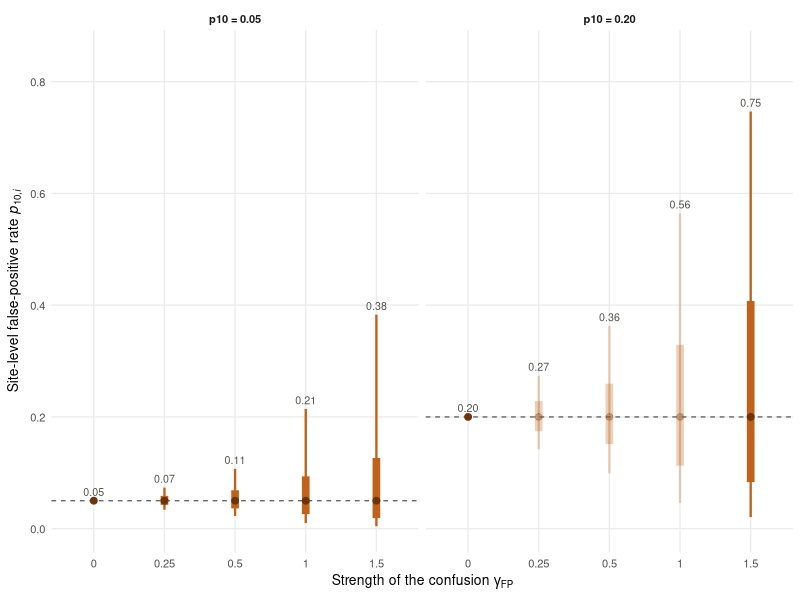
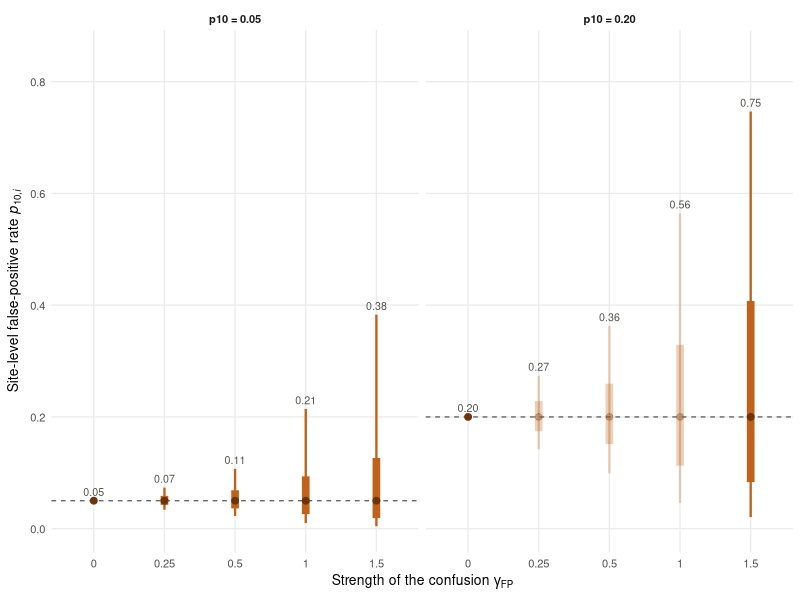
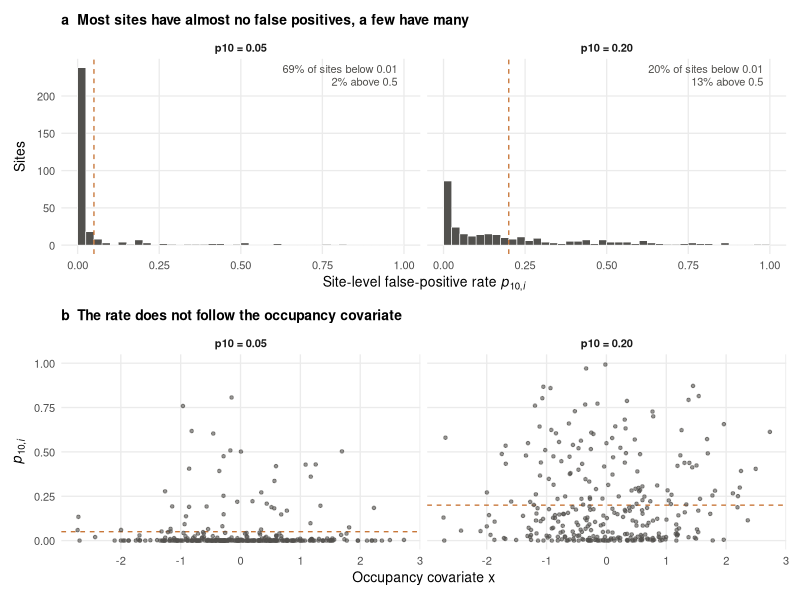
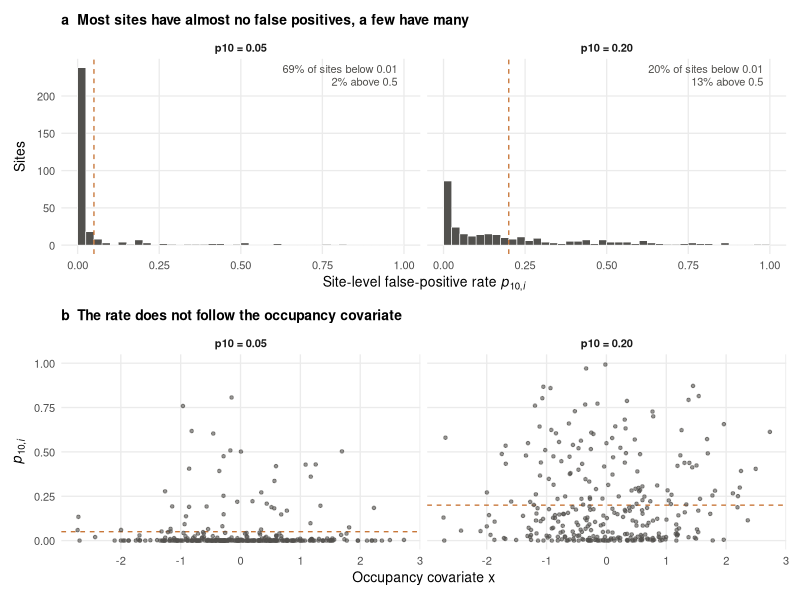
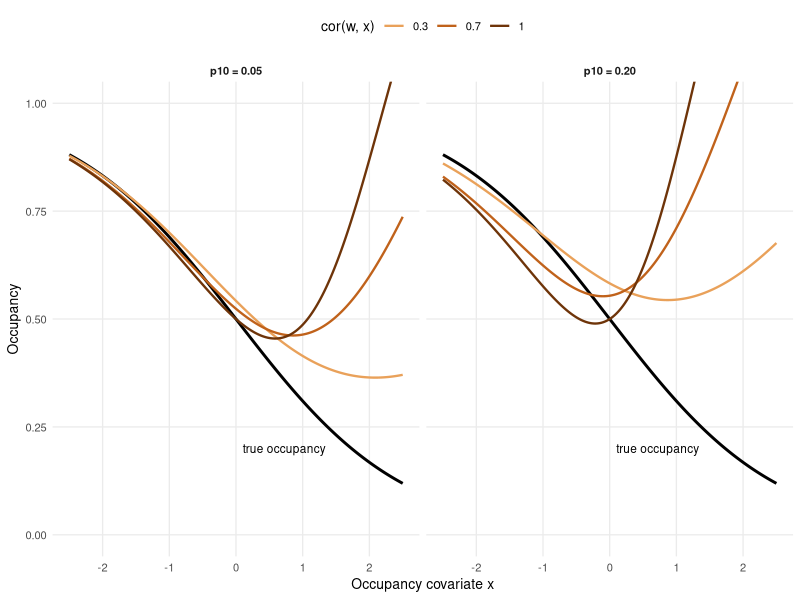
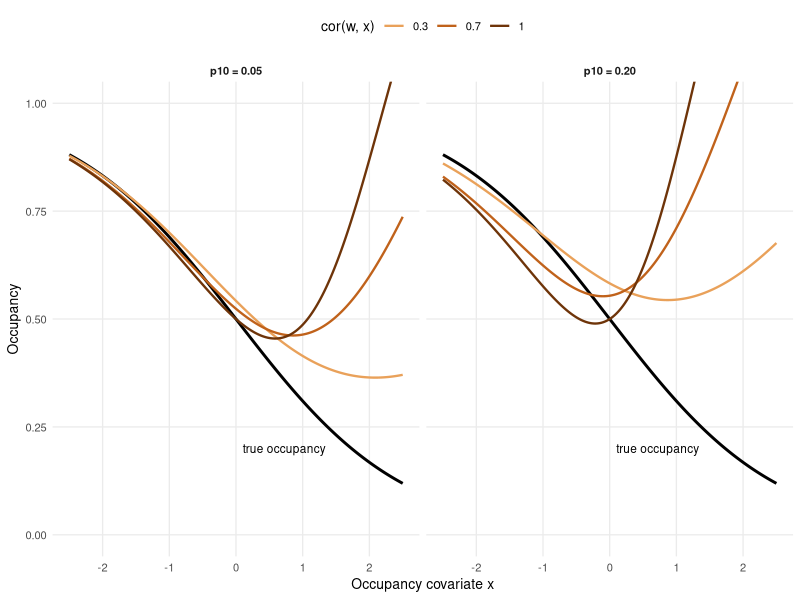

Write R code to recreate these figures, in order.
# =============================================================================
# 16_figs_sim_concepts.R
# Three conceptual figures of the simulation design for Appendix S1, Section
# S1.0, drawn from the generating equations of simulate_fp() (no fits):
#   Fig_gamma_scale     the spread of the site-level false-positive rate p10_i
#                       for each strength of the confusion gamma_FP. As w is
#                       standardized, p10_i = plogis(logit(p10) + gamma_FP * w)
#                       has the same distribution at every cor(w, x).
#   Fig_beta_scenario   scenario II: p10_i ~ Beta(p10 * 2, (1 - p10) * 2) in one
#                       landscape of 300 sites, independent of x.
#   Fig_apparent_occ    why structured confusion biases the environmental
#                       effect: the occupancy that a model with the
#                       false-positive rate held at p10 would need to reproduce
#                       the expected detection rate at each x,
#                       psi_app = psi + (1 - psi) * (E[p10_i | x] - p10) / (p11 - p10),
#                       against the true occupancy psi(x).
# Run with the COMPENDIUM ROOT as the working directory.
# =============================================================================
library(tidyverse)
library(patchwork)

theme_set(theme_minimal(base_size = 10) +
            theme(panel.grid.minor = element_blank(), legend.position = "top",
                  strip.text = element_text(face = "bold"),
                  plot.title = element_text(size = 10, face = "bold")))
ink <- "#52514e"
cor_cols <- c("0.3" = "#e9a15a", "0.7" = "#c0621b", "1" = "#6e3409")
lab_p10 <- as_labeller(\(p) sprintf("p10 = %.2f", as.numeric(p)))
save_fig <- function(p, name, height) {
  for (ext in c("png", "pdf"))
    ggsave(file.path("manuscript", "figures", paste0(name, ".", ext)), p,
           width = 7, height = height, dpi = 300, bg = "white")
}
b0 <- 0; b1 <- -0.8; p11 <- 0.6

# Strength of the confusion ------------------------------------------------------
q <- c(lo90 = 0.05, lo50 = 0.25, mid = 0.5, hi50 = 0.75, hi90 = 0.95)
g <- expand_grid(p10 = c(0.05, 0.20), gamma = c(0, 0.25, 0.5, 1, 1.5)) |>
  mutate(v = map2(p10, gamma, \(p, gm) setNames(plogis(qlogis(p) + gm * qnorm(q)), names(q)))) |>
  unnest_wider(v) |>
  mutate(grid = case_when(gamma == 0 ~ "homogeneous",
                          p10 == 0.05 | gamma == 1.5 ~ "simulated",
                          TRUE ~ "not simulated"))
fig_g <- ggplot(g, aes(factor(gamma), mid)) +
  geom_hline(aes(yintercept = p10), linetype = "dashed", linewidth = 0.4, colour = ink) +
  geom_linerange(aes(ymin = lo90, ymax = hi90, alpha = grid), linewidth = 0.8, colour = "#c0621b") +
  geom_linerange(aes(ymin = lo50, ymax = hi50, alpha = grid), linewidth = 2.6, colour = "#c0621b") +
  geom_point(aes(alpha = grid), size = 2, colour = "#6e3409") +
  geom_text(aes(y = hi90, label = sprintf("%.2f", hi90)), vjust = -0.6, size = 2.7, colour = ink) +
  facet_wrap(~p10, labeller = lab_p10) +
  scale_alpha_manual(values = c(homogeneous = 1, simulated = 1, "not simulated" = 0.3), guide = "none") +
  scale_y_continuous(limits = c(0, 0.85), breaks = seq(0, 0.8, 0.2)) +
  labs(x = expression("Strength of the confusion "*gamma[FP]),
       y = expression("Site-level false-positive rate "*italic(p)[paste(10, ",", italic(i))]))
save_fig(fig_g, "Fig_gamma_scale", 3.2)

# Scenario II ----------------------------------------------------------------------
set.seed(2026)
nsite <- 300; conc <- 2
x <- as.numeric(scale(rnorm(nsite)))
bdat <- expand_grid(p10 = c(0.05, 0.20), site = seq_len(nsite)) |>
  mutate(x = x[site], p10_i = rbeta(n(), p10 * conc, (1 - p10) * conc))
blab <- distinct(bdat, p10) |>
  mutate(label = sprintf("%.0f%% of sites below 0.01\n%.0f%% above 0.5",
                         100 * pbeta(0.01, p10 * conc, (1 - p10) * conc),
                         100 * pbeta(0.5, p10 * conc, (1 - p10) * conc, lower.tail = FALSE)))
fb_a <- ggplot(bdat, aes(p10_i)) +
  geom_histogram(breaks = seq(0, 1, 0.025), fill = ink, colour = "white", linewidth = 0.2) +
  geom_vline(aes(xintercept = p10), linetype = "dashed", linewidth = 0.4, colour = "#c0621b") +
  geom_text(data = blab, aes(x = 0.98, y = Inf, label = label), hjust = 1, vjust = 1.3,
            size = 2.8, colour = ink, lineheight = 0.95) +
  facet_wrap(~p10, labeller = lab_p10) +
  labs(x = expression("Site-level false-positive rate "*italic(p)[paste(10, ",", italic(i))]),
       y = "Sites", title = "a  Most sites have almost no false positives, a few have many")
fb_b <- ggplot(bdat, aes(x, p10_i)) +
  geom_hline(aes(yintercept = p10), linetype = "dashed", linewidth = 0.4, colour = "#c0621b") +
  geom_point(size = 0.9, alpha = 0.6, colour = ink) +
  facet_wrap(~p10, labeller = lab_p10) +
  scale_y_continuous(limits = c(0, 1), breaks = seq(0, 1, 0.25)) +
  labs(x = "Occupancy covariate x",
       y = expression(italic(p)[paste(10, ",", italic(i))]),
       title = "b  The rate does not follow the occupancy covariate")
save_fig(fb_a / fb_b, "Fig_beta_scenario", 5)

# Apparent occupancy ------------------------------------------------------------------
zq <- qnorm(ppoints(401))                    # quadrature over the noise of w given x
e_p10 <- function(xv, rho, p10, gm)
  map_dbl(xv, \(xx) mean(plogis(qlogis(p10) + gm * (rho * xx + sqrt(1 - rho^2) * zq))))
xs <- seq(-2.5, 2.5, length.out = 201)
app <- expand_grid(p10 = c(0.05, 0.20), rho = c(0.3, 0.7, 1)) |>
  mutate(d = pmap(list(rho, p10), \(r, p) {
    psi <- plogis(b0 + b1 * xs)
    tibble(x = xs, psi_app = psi + (1 - psi) * (e_p10(xs, r, p, 1.5) - p) / (p11 - p))
  })) |>
  unnest(d) |>
  mutate(rho_f = factor(rho, c(0.3, 0.7, 1), names(cor_cols)))
truth <- expand_grid(p10 = c(0.05, 0.20), x = xs) |> mutate(psi = plogis(b0 + b1 * x))
fig_app <- ggplot(app, aes(x, psi_app, colour = rho_f)) +
  geom_line(data = truth, aes(x, psi), inherit.aes = FALSE, linewidth = 1, colour = "black") +
  geom_line(linewidth = 0.8) +
  geom_text(data = distinct(truth, p10), aes(x = 0.1, y = 0.2, label = "true occupancy"),
            inherit.aes = FALSE, size = 3, colour = "black", hjust = 0) +
  facet_wrap(~p10, labeller = lab_p10) +
  scale_colour_manual(values = cor_cols, name = "cor(w, x)") +
  coord_cartesian(ylim = c(0, 1)) +
  labs(x = "Occupancy covariate x", y = "Occupancy")
save_fig(fig_app, "Fig_apparent_occ", 3.4)
